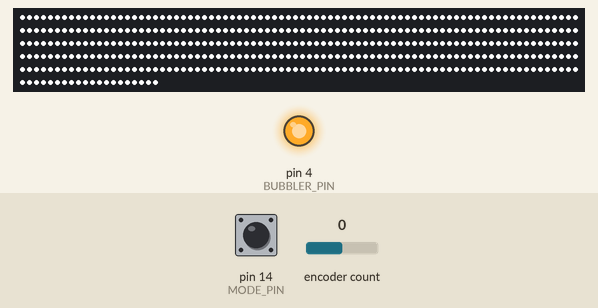
This sketch was run on a simulated Arduino Uno, built with avr-gcc and run on an emulated ATmega328P. Parts: 420 RGB LEDs in strip order, left to right, continuing on the next row, output pins drawn as LEDs (lit = HIGH). The test bench sets the inputs (shaded band); at power-on: pin 14 (MODE_PIN) LOW, encoder count 0. What the sketch prints to the serial monitor is not drawn.

Above: at 3.2 s.
3.3 s: pin 14 (MODE_PIN) pulled HIGH for 0.15 s
At 3.39 s:
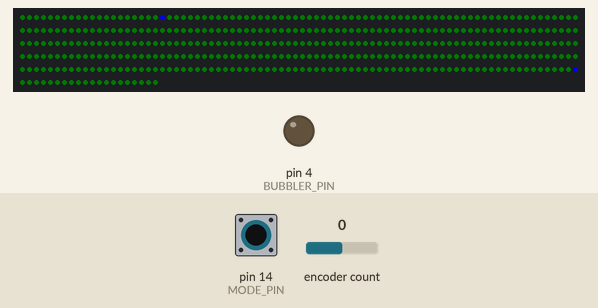
4.9 s: pin 14 (MODE_PIN) pulled HIGH for 3.2 s
At 4.91 s:
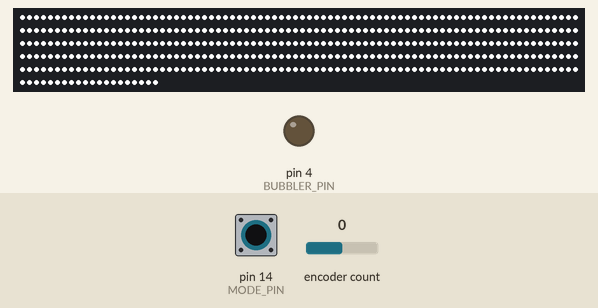
Timing chart, 0 to 9.6 s (numbered marks = the images above; inputs shaded):
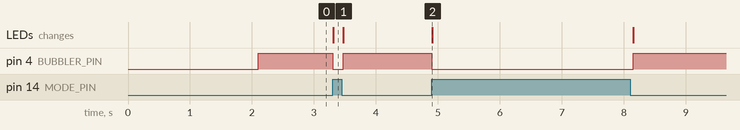

The sketch:

plankton-ballet.ino
```cpp
/*
 * Museum exhibit – NeoPixel strip controller
 * Controllino Mini (ATmega328P @ 5 V)
 *
 * HUMAN NOTE: ASSUMPTIONS MADE (that should be checked):
 * - A0 is correctly pulled down (either internally or through the small power supply) for reading
 *
 * Encoder:  CONTROLLINO_IN0 (INT0, pin 2), CONTROLLINO_IN1 (INT1, pin 3)
 * NeoPixel: CONTROLLINO_D6 PIN HEADER only – leave screw terminal unwired // is this true? what does this mean?
 * Mode:     CONTROLLINO_A0  HIGH = visitor mode, LOW = maintenance mode (all white)
 *
 * Boot sequence:
 *   1. NeoPixel: blue dot sweeps 0→end→0 over 2000 ms
 */

#include <SPI.h>
#include <Controllino.h> //Version 3.0.10
#include <Encoder.h> //Version 1.4.4
#include <Adafruit_NeoPixel.h> // Version 1.15.5

// ── Configuration ────────────────────────────────────────────────────────────
// Change these values to tune the exhibit.

// PIXEL_COUNT: Edit this value if you replace the LED strip.
// The two sides of the strip may be misaligned if this value is wrong.
const int PIXEL_COUNT = 210;

// MAX_STEP: Edit this value if you want to change the speed of the blue dot
// on the LED strip.
const int MAX_STEP = 4;


// ── Configuration Constants ────────────────────────────────────────────────────────────

const int SUBPIXEL_SCALE = 16;
const float MAX_PIX_PER_SEC = 20.0f;
const int START_DEADBAND_PIXELS = 20;
const int END_DEADBAND_PIXELS = 20;

// Sub-pixels moved per quadrature count. 16 = 1 pixel per count.
// If the dot moves too fast, increase this value; too slow, decrease it.
// A 128-step/rev encoder in full quadrature gives 512 counts/rev.
const int SUBPIX_PER_COUNT = SUBPIXEL_SCALE;

// Blue-dot palette
const uint8_t ACTIVE_R = 0, ACTIVE_G = 0, ACTIVE_B = 255;
const uint8_t BG_R = 2, BG_G = 0, BG_B = 0;

// ── Hardware ─────────────────────────────────────────────────────────────────

#define NEOPIXEL_PIN CONTROLLINO_D6
#define MODE_PIN     CONTROLLINO_A0  // HIGH = visitor mode, LOW = maintenance mode
#define BUBBLER_PIN  CONTROLLINO_D0 // HIGH = on, LOW = off

Encoder knob(CONTROLLINO_IN0, CONTROLLINO_IN1);
Adafruit_NeoPixel strip(PIXEL_COUNT * 2, NEOPIXEL_PIN, NEO_GRB + NEO_KHZ800);

// ── State ─────────────────────────────────────────────────────────────────────

const int MAX_SUBPIX = (PIXEL_COUNT - 1) * SUBPIXEL_SCALE;
const int ACTIVE_MIN_SUBPIX = START_DEADBAND_PIXELS * SUBPIXEL_SCALE;
const int ACTIVE_MAX_SUBPIX = ((PIXEL_COUNT - 1) - END_DEADBAND_PIXELS) * SUBPIXEL_SCALE;
const int MAX_DIFF = 7;

int currentSubpix = ACTIVE_MIN_SUBPIX;
long lastEncPos = 0;
unsigned long prevFrameMs = 0;
int targetSubpix = ACTIVE_MIN_SUBPIX;
bool maintenanceRendered = false;

// ── Rendering ─────────────────────────────────────────────────────────────────

void showAllWhite()
{
    strip.fill(strip.Color(255, 255, 255), 0, PIXEL_COUNT * 2);
    strip.show();
}

void setPixelBothStrips(int i, uint8_t r, uint8_t g, uint8_t b)
{
    strip.setPixelColor(i, strip.Color(r, g, b));
    strip.setPixelColor(PIXEL_COUNT * 2 - i - 1, strip.Color(r, g, b));
}

void showBlue(int sp)
{
    int px = sp / SUBPIXEL_SCALE;
    int rem = sp % SUBPIXEL_SCALE; // 0..SUBPIXEL_SCALE-1

    strip.fill(strip.Color(BG_G, BG_R, BG_B), 0, PIXEL_COUNT * 2);

    for (int i = 0; i < PIXEL_COUNT; i++)
    {
        int bri;
        if (i == px)
            bri = SUBPIXEL_SCALE - rem; // full at rem=0, fades as dot moves right
        else if (i == px + 1)
            bri = rem;                  // zero at rem=0, brightens as dot moves right
        else
        {
            // setPixelBothStrips(i, BG_G, BG_R, BG_B);
            continue;
        }

        int inv = SUBPIXEL_SCALE - bri;
        setPixelBothStrips(i,
                           (ACTIVE_G * bri + BG_G * inv) / SUBPIXEL_SCALE,
                           (ACTIVE_R * bri + BG_R * inv) / SUBPIXEL_SCALE,
                           (ACTIVE_B * bri + BG_B * inv) / SUBPIXEL_SCALE);
    }
    strip.show();
}

// ── Boot sequence ─────────────────────────────────────────────────────────────

void bootDotAnimation()
{
    // Sweep blue dot 0 → end → 0 over 2000 ms
    const unsigned long DUR = 2000UL;
    unsigned long start = millis();
    while (true)
    {
        unsigned long t = millis() - start;
        if (t >= DUR)
            break;
        int sp = (t < DUR / 2)
                     ? map((long)t, 0, DUR / 2, ACTIVE_MIN_SUBPIX, ACTIVE_MAX_SUBPIX)
                     : map((long)t, DUR / 2, DUR, ACTIVE_MAX_SUBPIX, ACTIVE_MIN_SUBPIX);
        showBlue(sp);
    }
    showBlue(ACTIVE_MIN_SUBPIX);
}

// ── Setup & Loop ──────────────────────────────────────────────────────────────
void printSketchNameAndCompileDate()
{
    String the_path = __FILE__;
    int slash_loc = the_path.lastIndexOf('/');
    int backslash_loc = the_path.lastIndexOf('\\');
    int sep_loc = (slash_loc > backslash_loc) ? slash_loc : backslash_loc;
    String the_cpp_name = the_path.substring(sep_loc + 1);
    int dot_loc = the_cpp_name.lastIndexOf('.');
    String the_sketchname = (dot_loc > 0) ? the_cpp_name.substring(0, dot_loc) : the_cpp_name;

    Serial.print("\nArduino is running Sketch: ");
    Serial.println(the_sketchname);
    Serial.print("Compiled on: ");
    Serial.print(__DATE__);
    Serial.print(" at ");
    Serial.print(__TIME__);
    Serial.print("\n");
}

void setup()
{
    Serial.begin(9600);
    printSketchNameAndCompileDate();

    pinMode(MODE_PIN, INPUT);
    pinMode(BUBBLER_PIN, OUTPUT);

    digitalWrite(BUBBLER_PIN, LOW);

    strip.begin();
    strip.show();

    bootDotAnimation();

    knob.write(0);
    prevFrameMs = millis();
}

void loop()
{
    unsigned long now = millis();

    bool visitorEngagementMode = (digitalRead(MODE_PIN) == HIGH);

    if (visitorEngagementMode)
    {
        long raw = knob.read(); // Encoder reads 0-214, approximately.
        if (maintenanceRendered)
        {
            digitalWrite(BUBBLER_PIN, LOW);
            lastEncPos = raw; // Needed to keep the target from seeking because of jumps between the last and current value
            maintenanceRendered = false;
        }

        // Encoder

        int step = map(constrain(raw - lastEncPos, -MAX_DIFF, MAX_DIFF), -MAX_DIFF, MAX_DIFF, -MAX_STEP, MAX_STEP);
        targetSubpix += step;
        targetSubpix = constrain(targetSubpix, ACTIVE_MIN_SUBPIX, ACTIVE_MAX_SUBPIX);

        lastEncPos = raw;

        // Slew
        unsigned long elapsed = now - prevFrameMs;
        if (elapsed > 0)
        {
            prevFrameMs = now;
            int maxSteps = (int)((MAX_PIX_PER_SEC * SUBPIXEL_SCALE * (float)elapsed) / 1000.0f);
            if (maxSteps > 0)
            {
                int diff = targetSubpix - currentSubpix;
                if (abs(diff) <= maxSteps)
                    currentSubpix = targetSubpix;
                else
                    currentSubpix += (diff > 0) ? maxSteps : -maxSteps;
            }
            showBlue(currentSubpix);
        }
    }
    else
    {
        if (!maintenanceRendered)
        {
            showAllWhite();
            digitalWrite(BUBBLER_PIN, HIGH);
            maintenanceRendered = true;
        }
        // Keep prevFrameMs current so that the slew's elapsed-time
        // calculation starts fresh when returning to visitor mode,
        // preventing the dot from teleporting on the first frame.
        // HUMAN NOTE: I don't think this is necessary, honsetly we could have it reset every cycle
        // TODO: remove (needs testing)
        prevFrameMs = now;
    }
}
```

Measured:
- after the input at 3.3 s, pin 4 (BUBBLER_PIN): HIGH → LOW at once, → HIGH 0.17 s later; the LEDs: change at once (image 1)
- after the input at 4.9 s, pin 4 (BUBBLER_PIN): HIGH → LOW at once, → HIGH 3.2 s later
